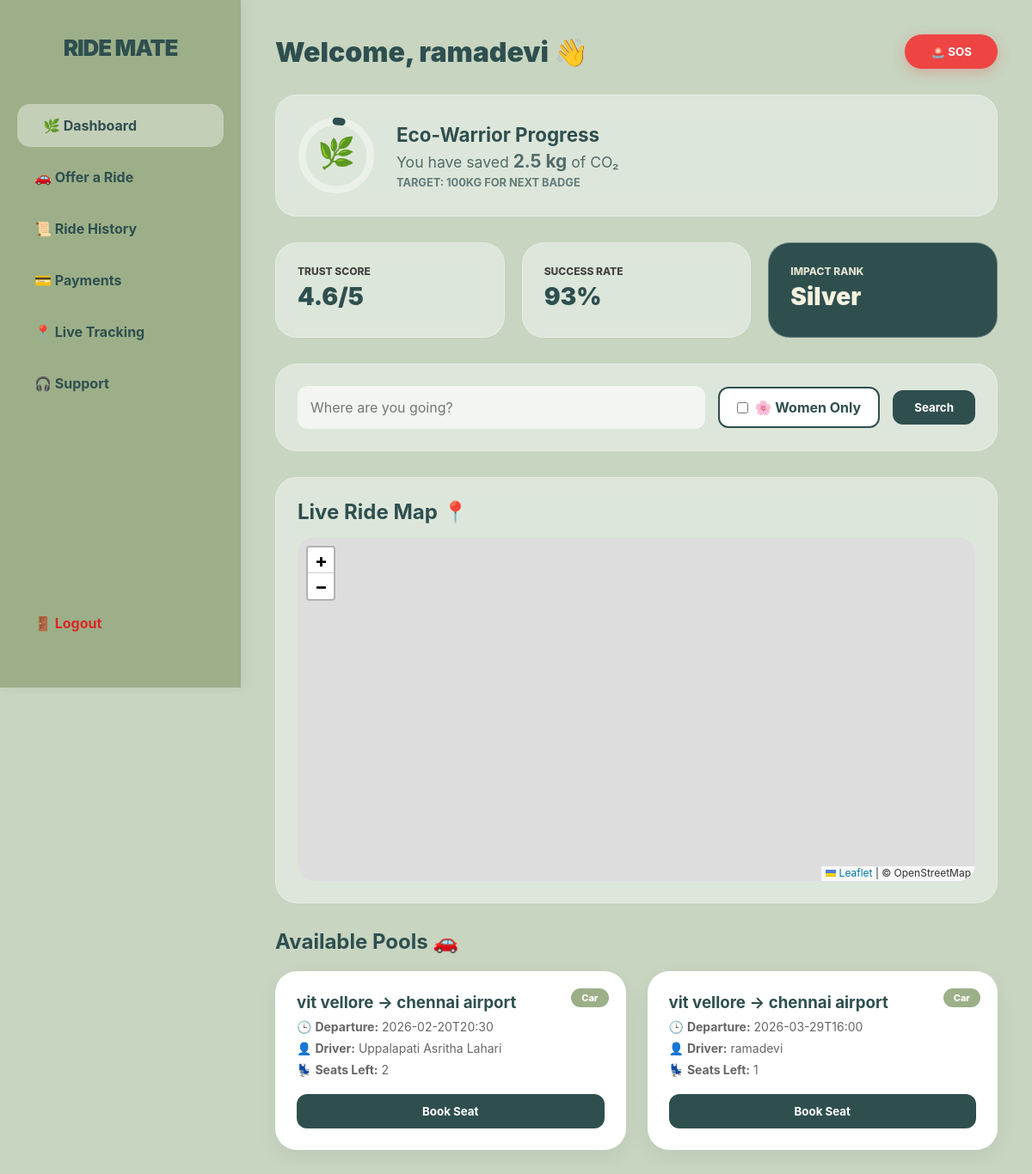
The page /dashboard (signed in) on the database its author committed.
### app.py (models this page shows)
class User(db.Model):
    id = db.Column(db.Integer, primary_key=True)
    name = db.Column(db.String(100), nullable=False)
    email = db.Column(db.String(120), unique=True, nullable=False)
    password = db.Column(db.String(200), nullable=False)
    gender = db.Column(db.String(20))
    emergency_contact = db.Column(db.String(20))

class Ride(db.Model):
    id = db.Column(db.Integer, primary_key=True)
    driver_id = db.Column(db.Integer, db.ForeignKey('user.id'), nullable=False)
    vehicle_type = db.Column(db.String(50), nullable=False)
    route_from = db.Column(db.String(100), nullable=False)
    route_to = db.Column(db.String(100), nullable=False)
    departure_time = db.Column(db.String(50), nullable=False)
    seats_available = db.Column(db.Integer, nullable=False)
    women_only = db.Column(db.Boolean, default=False)
    helmet_status = db.Column(db.String(50), default="N/A")

### app.py (the view)
@app.route('/dashboard')
def dashboard():
    if 'user_id' not in session: return redirect('/login')
    total_bookings = Booking.query.count()
    carbon_saved = total_bookings * 2.5
    ride_success = 92 + (total_bookings % 8)
    trust_score = round(4.5 + (min(total_bookings, 5) * 0.1), 1)
    eco_impact = "Platinum" if carbon_saved > 500 else "Gold" if carbon_saved > 100 else "Silver"
    is_women_only = request.args.get('women_only') == 'true'
    search_query = request.args.get('search', '')
    query = db.session.query(Ride, User).join(User, Ride.driver_id == User.id)
    if is_women_only: query = query.filter(Ride.women_only == True)
    if search_query: query = query.filter(Ride.route_to.contains(search_query))
    rides = query.all()
    return render_template('dashboard.html', user_name=session['user_name'],
                           carbon_saved=carbon_saved, ride_success=ride_success,
                           trust_score=trust_score, eco_impact=eco_impact,
                           rides=rides, is_women_only=is_women_only)

### templates/dashboard.html (shortened to what this page needs)
<!DOCTYPE html>
<html>
<head>
    <link rel="stylesheet" href="{{ url_for('static', filename='style.css') }}">
    <link rel="stylesheet" href="https://unpkg.com/leaflet/dist/leaflet.css" />
<link rel="stylesheet" href="https://unpkg.com/leaflet-routing-machine/dist/leaflet-routing-machine.css" />
</head>
<body>
    <div class="sidebar-wrapper">
        <h2>RIDE MATE</h2>
        <a href="/dashboard" class="active">🌿 Dashboard</a>
        <a href="/offer_ride">🚗 Offer a Ride</a>
        <a href="/ride_history">📜 Ride History</a>
        <a href="/manage_payments">💳 Payments</a>
        <a href="/live_tracking/1">📍 Live Tracking</a>
        <a href="/support">🎧 Support</a>
        <a href="/logout" style="margin-top: auto; color: #dc2626 !important;">🚪 Logout</a>
    </div>
    <div class="main-content">
        <div style="display: flex; justify-content: space-between; align-items: center; margin-bottom: 30px;">
            <h1 style="color: var(--primary-main); font-weight: 900; margin:0;">Welcome, {{ user_name }} 👋</h1>
            <button onclick="activateSOS()" style="background: #ef4444; color: white; border: none; padding: 12px 30px; border-radius: 50px; font-weight: bold; cursor: pointer; box-shadow: 0 4px 15px rgba(239, 68, 68, 0.3);">🚨 SOS</button>
        </div>
        <div class="glass-card" style="display: flex; align-items: center; gap: 25px; margin-bottom: 30px;">
            <div style="width: 90px; height: 90px; position: relative;">
                <svg viewBox="0 0 36 36" style="display: block; max-width: 100%;">
                    <text x="18" y="21.5" text-anchor="middle" style="font-size: 14px;">🌿</text>
                </svg>
            </div>
            <div>
                <h3 style="margin: 0; color: var(--deep-sage); font-size: 1.4rem;">Eco-Warrior Progress</h3>
                <p style="margin: 5px 0; color: var(--deep-sage); opacity: 0.8; font-size: 1.1rem;">
                    You have saved <strong style="font-size: 1.3rem; color: var(--primary-main);"><span id="carbonValueDisplay">0</span> kg</strong> of CO₂
                </p>
                <div style="font-size: 0.8rem; text-transform: uppercase; font-weight: bold; margin-top: 5px; color: var(--primary-main); opacity: 0.7;">
                    Target: 100kg for Next Badge
                </div>
            </div>
        </div>
        <div style="display: grid; grid-template-columns: repeat(3, 1fr); gap: 20px; margin-bottom: 30px;">
            <div class="glass-card" style="margin-bottom: 0;">
                <div class="stat-label">Trust Score</div>
                <div class="stat-value" style="color: var(--primary-main);">{{ trust_score }}/5</div>
            </div>
            <div class="glass-card" style="margin-bottom: 0;">
                <div class="stat-label">Success Rate</div>
                <div class="stat-value" style="color: var(--primary-main);">{{ ride_success }}%</div>
            </div>
            <div class="glass-card" style="margin-bottom: 0; background: var(--primary-main) !important; color: var(--accent-cream);">
                <div class="stat-label" style="opacity: 0.9;">Impact Rank</div>
                <div class="stat-value">{{ eco_impact }}</div>
            </div>
        </div>
        <div class="glass-card">
            <form method="GET" action="/dashboard" style="display: flex; gap: 15px; align-items: center;">
                <input type="text" name="search" placeholder="Where are you going?" style="flex:1; border:none; border-radius: 12px; padding: 15px; background: rgba(255,255,255,0.6); font-size: 1rem; outline: none;">
                <label style="display: flex; align-items: center; gap: 8px; background: white; padding: 12px 20px; border-radius: 12px; border: 2px solid var(--primary-main); cursor: pointer; transition: 0.3s;">
                    <input type="checkbox" name="women_only" value="true" onchange="this.form.submit()" {% if is_women_only %}checked{% endif %} style="accent-color: var(--primary-main);">
                    <span style="font-weight: bold; color: {{ '#b56576' if is_women_only else '#2f4f4f' }};">🌸 Women Only</span>
                </label>
                <button type="submit" class="btn-action">Search</button>
            </form>
        </div>
        <div class="glass-card">
    <h2 style="color: var(--primary-main); margin-bottom: 15px;">Live Ride Map 📍</h2>
    <div id="map" style="height: 400px; border-radius: 20px;"></div>
</div>
        <h2 style="color: var(--primary-main); margin-bottom: 20px;">Available Pools 🚗</h2>
        <div style="display: grid; grid-template-columns: repeat(auto-fill, minmax(320px, 1fr)); gap: 25px;">
            {% for ride, driver in rides %}
            <div class="glass-card" style="background: white !important; margin: 0; border: none; box-shadow: 0 8px 24px rgba(0,0,0,0.06) !important; position: relative;">
                <span style="position: absolute; top: 20px; right: 20px; background: var(--secondary-main); color: white; padding: 4px 12px; border-radius: 12px; font-size: 11px; font-weight: 800;">{{ ride.vehicle_type }}</span>
                <h3 style="margin-top:0; color: var(--deep-sage); padding-right: 50px;">{{ ride.route_from }} → {{ ride.route_to }}</h3>
                <p style="font-size: 14px; color: #666; margin: 8px 0;">🕒 <b>Departure:</b> {{ ride.departure_time }}</p>
                <p style="font-size: 14px; color: #666; margin: 8px 0;">👤 <b>Driver:</b> {{ driver.name }}</p>
                <p style="font-size: 14px; color: #666; margin: 8px 0;">💺 <b>Seats Left:</b> {{ ride.seats_available }}</p>
                <form action="/book/{{ ride.id }}" method="POST" style="margin-top: 20px;">
                    <button type="submit" class="btn-action" style="width: 100%;">Book Seat</button>
                </form>
            </div>
            {% else %}
            <div class="glass-card" style="grid-column: 1 / -1; text-align: center; padding: 40px; border: 2px dashed var(--secondary-main);">
                <h3 style="color: var(--primary-main);">No rides available matching your criteria 😢</h3>
                <p style="color: #666;">Try adjusting your search or check back later.</p>
            </div>
            {% endfor %}
        </div>
    </div>
</body>
</html>

### static/style.css (style rules this page uses)
:root { --women-pink-bg: #fdf2f4; --women-pink-accent: #e5989b; --women-pink-dark: #b56576; --women-pink-glass: rgba(253, 242, 244, 0.7); }
* { margin: 0; padding: 0; box-sizing: border-box; font-family: "Inter", "Segoe UI", sans-serif; }
body { background: var(--bg); }

### rows shown on the page
User: name "ramadevi"
Ride: vehicle_type "Car", route_from "vit vellore", route_to "chennai airport", departure_time "2026-02-20T20:30", name "Uppalapati Asritha Lahari", seats_available "2"
Ride: vehicle_type "Car", route_from "vit vellore", route_to "chennai airport", departure_time "2026-03-29T16:00", name "ramadevi", seats_available "1"

### other values the page prints
{{ trust_score }} "4.6"
{{ ride_success }} "93"
{{ eco_impact }} "Silver"
